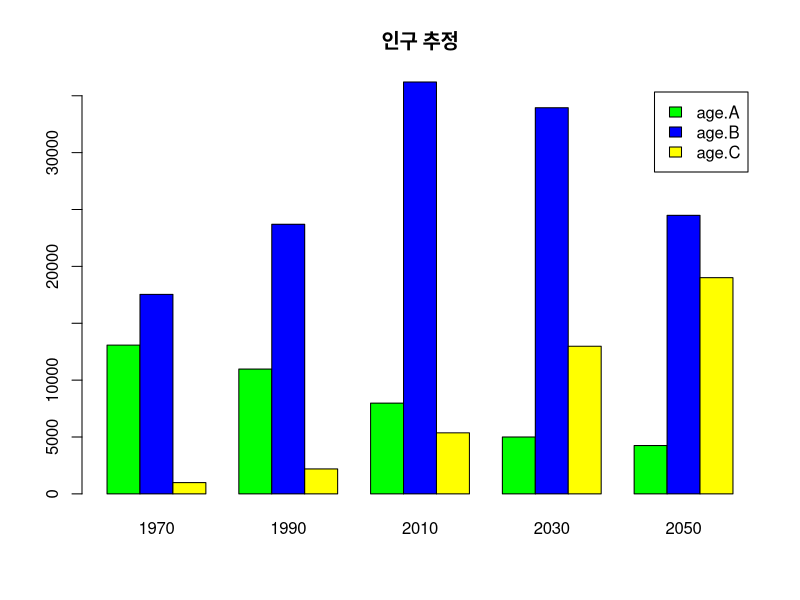

The R source for this figure:
age.A <- c(13079, 10974, 7979, 5000, 4250)
age.B <- c(17540, 23701, 36209, 33947, 24487)
age.C <- c(991, 2195, 5366, 12980, 19007)

ds <- rbind(age.A, age.B, age.C)
colnames(ds) <- c('1970', '1990', '2010', '2030', '2050')
ds

barplot(ds,
        main = '인구 추정',
        col = c('green', 'blue', 'yellow'),
        beside = T,
        legend.text = T)